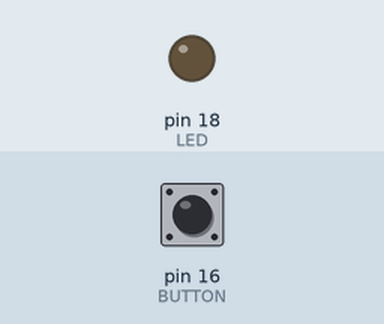
Bench run of a program on a simulated MicroPython board. On the bench: output pins drawn as LEDs (lit = HIGH). The test bench sets the inputs (shaded band); at power-on: pin 16 (BUTTON) LOW.

Above: at 1.2 s.
1.3 s: pin 16 (BUTTON) pulled HIGH for 0.15 s
At 2.3 s:
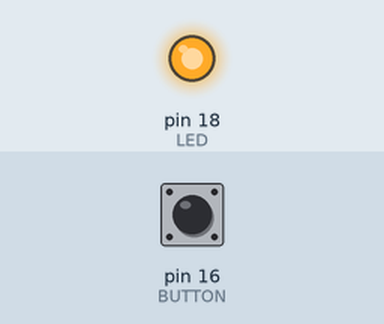
Timing chart, 0 to 10.4 s (numbered marks = the images above; inputs shaded):
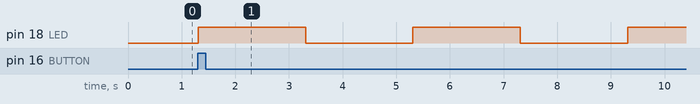

The program:

GPIO_1.0.py
```python
from machine import Pin
from time import sleep

LED = Pin(18, Pin.OUT)
BUTTON = Pin(16, Pin.IN, Pin.PULL_DOWN)

val = 0

def button_handler (pin):
    global val
    sleep(0.01)
    if  val >= 3:
        val = 0
    else:
        val += 1

BUTTON.irq(trigger=Pin.IRQ_RISING, handler=button_handler)

while True:
    if val == 1:
        LED.toggle()
        sleep(2)
    elif val == 2:
        LED.toggle()
        sleep(1)
    else:
        LED.value(0)
```

Measured:
- after the input at 1.3 s, pin 18 (LED): alternates HIGH for 2.0 s and LOW for 2.0 s, starting at once
